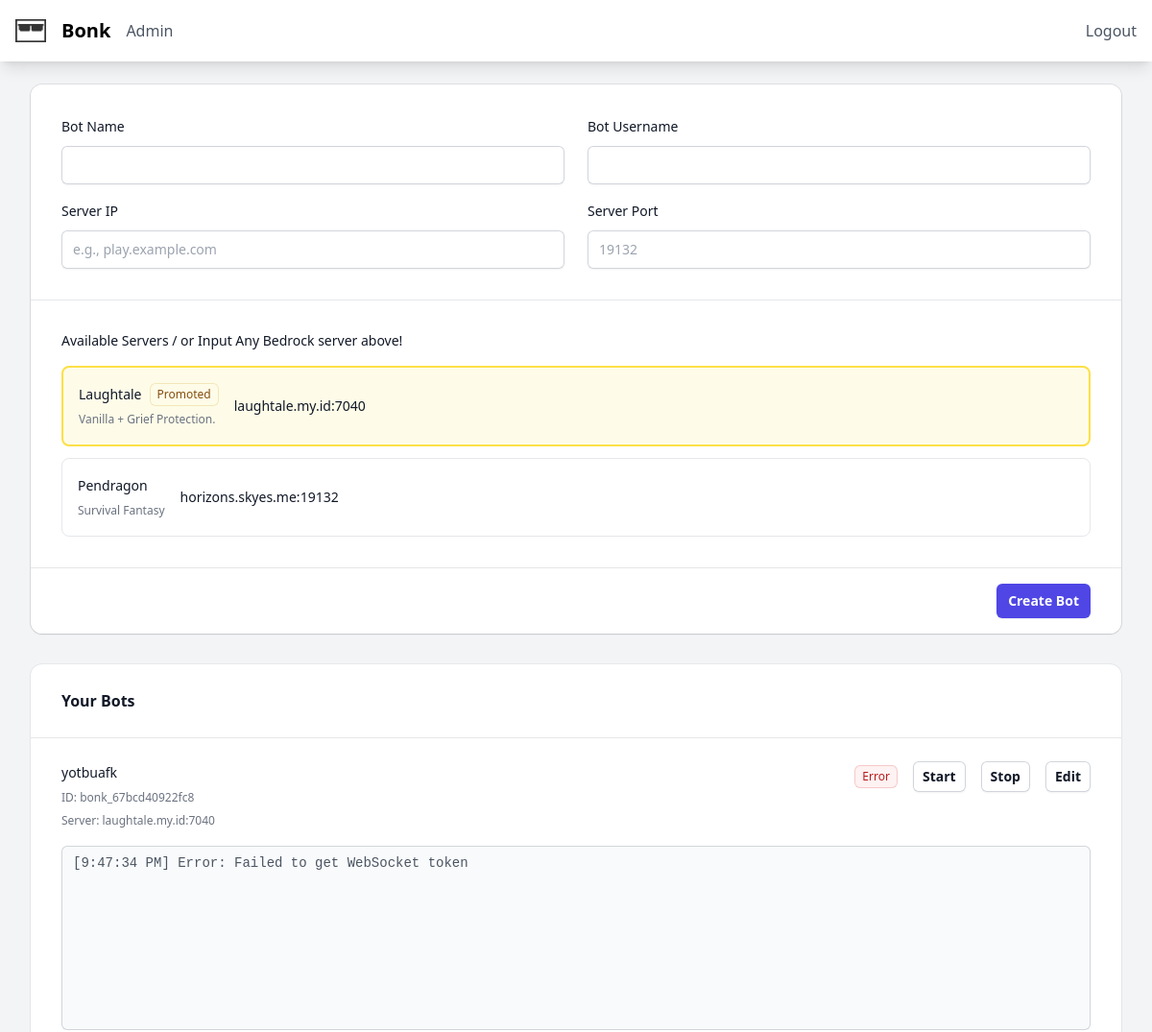
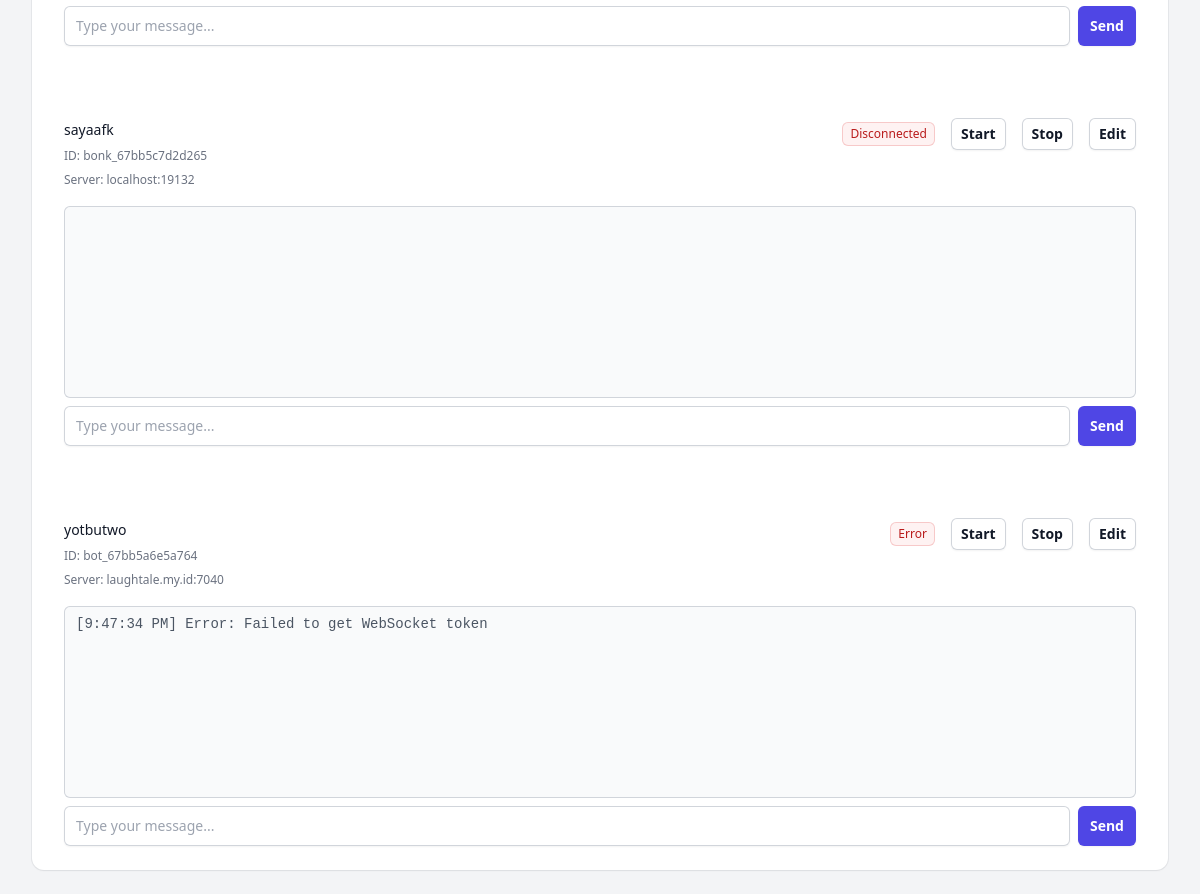
The app's page /dashboard (signed in) with its own data (2 pictures, top to bottom).
### tables this page shows
CREATE TABLE servers (
                id INTEGER PRIMARY KEY AUTOINCREMENT,
                name TEXT NOT NULL,
                ip TEXT NOT NULL,
                port INTEGER NOT NULL,
                description TEXT,
                is_promoted BOOLEAN DEFAULT 0,
                created_at DATETIME DEFAULT CURRENT_TIMESTAMP
            );

CREATE TABLE bots (
    id INTEGER PRIMARY KEY AUTOINCREMENT,
    user_id INTEGER NOT NULL,
    bot_id VARCHAR(50) NOT NULL,
    name VARCHAR(50) NOT NULL,
    server_ip VARCHAR(255) NOT NULL DEFAULT 'localhost',
    server_port INTEGER NOT NULL DEFAULT 19132,
    username VARCHAR(50) NOT NULL,
    is_active BOOLEAN DEFAULT 0,
    created_at DATETIME DEFAULT CURRENT_TIMESTAMP,
    FOREIGN KEY (user_id) REFERENCES users(id),
    UNIQUE(bot_id)
);

### src/config/Database.php (called while the page is built, shortened)
<?php
class Database {
    private static $instance = null;
    private $conn;
    private function __construct() {
        try {
            $this->conn = new PDO('sqlite:' . __DIR__ . '/../../database/bonk.db');
            $this->conn->setAttribute(PDO::ATTR_ERRMODE, PDO::ERRMODE_EXCEPTION);
            $schema = file_get_contents(__DIR__ . '/../../database/schema.sql');
            $this->conn->exec($schema);
        } catch(PDOException $e) {
            die("Connection failed: " . $e->getMessage());
        }
    }
    public static function getInstance() {
        if (self::$instance == null) {
            self::$instance = new Database();
        }
        return self::$instance;
    }
    public function getConnection() {
        return $this->conn;
    }
}

### src/controllers/AdminController.php (called while the page is built, shortened)
<?php
class AdminController {
    public function isAdmin() {
        return isset($_SESSION['user_id']) && $_SESSION['user_id'] === 1;
    }
}

### src/models/Server.php (called while the page is built, shortened)
<?php
class Server {
    private $db;
    public function __construct() {
        $this->db = Database::getInstance()->getConnection();
    }
    private function createTable() {
        $this->db->exec('
            CREATE TABLE IF NOT EXISTS servers (
                id INTEGER PRIMARY KEY AUTOINCREMENT,
                name TEXT NOT NULL,
                ip TEXT NOT NULL,
                port INTEGER NOT NULL,
                description TEXT,
                is_promoted BOOLEAN DEFAULT 0,
                created_at DATETIME DEFAULT CURRENT_TIMESTAMP
            )
        ');
    }
    public function getAll() {
        $stmt = $this->db->query('
            SELECT * FROM servers
            ORDER BY is_promoted DESC, created_at DESC
        ');
        return $stmt->fetchAll(PDO::FETCH_ASSOC);
    }
}

### src/controllers/ServerController.php (called while the page is built, shortened)
<?php
class ServerController {
    private $server;
    public function __construct() {
        $this->server = new Server();
    }
    public function getAll() {
        return $this->server->getAll();
    }
}

### config/node-server.php (called while the page is built)
<?php
return [
    'url' => 'http://localhost:3000',
    'ws_url' => 'ws://localhost:3000',
    'api_key' => 'nsgin0-32894-h-gh-93wh-g3'
];

### src/controllers/AuthController.php (called while the page is built, shortened)
<?php
class AuthController
{
    public function getCurrentUserId()
    {
        return $_SESSION['user_id'] ?? null;
    }
}

### src/controllers/BotController.php (called while the page is built, shortened)
<?php
class BotController {
    private $bot;
    public function __construct() {
        $this->bot = new Bot();
        $this->config = require __DIR__ . '/../../config/node-server.php';
    }
    public function getUserBots($userId) {
        return $this->bot->getUserBots($userId);
    }
}

### src/models/Bot.php (called while the page is built, shortened)
<?php
class Bot {
    private $db;
    public function __construct() {
        $this->db = Database::getInstance()->getConnection();
    }
    public function getUserBots($userId) {
        $stmt = $this->db->prepare('
            SELECT * FROM bots
            WHERE user_id = ?
            ORDER BY created_at DESC
        ');
        $stmt->execute([$userId]);
        return $stmt->fetchAll(PDO::FETCH_ASSOC);
    }
}

### src/views/dashboard.php (the view, shortened to what this page needs)
<?php
$auth = new AuthController();
$admin = new AdminController();
$botController = new BotController();
$serverController = new ServerController();
$userId = $auth->getCurrentUserId();
$bots = $botController->getUserBots($userId);
$servers = $serverController->getAll();
?>
<!DOCTYPE html>
<html lang="en">
<head>
    <link href="/css/style.css" rel="stylesheet">
            <?php $nodeConfig = require __DIR__ . '/../../config/node-server.php'; ?>
</head>
<body class="bg-gray-100">
    <div class="min-h-screen">
        <nav class="bg-white shadow-lg">
            <div class="max-w-7xl mx-auto px-4">
                <div class="flex justify-between h-16">
                    <div class="flex items-center space-x-4">
                        <img src="/images/icon.png" class="w-8" alt="Bonk Logo">
                        <span class="text-xl font-bold">Bonk</span>
                        <?php if ($admin->isAdmin()): ?>
                            <a href="/admin" class="text-gray-600 hover:text-gray-900">Admin</a>
                        <?php endif; ?>
                    </div>
                    <div class="flex items-center space-x-4">
                        <form action="/logout" method="POST">
                            <button type="submit" class="text-gray-600 hover:text-gray-900">Logout</button>
                        </form>
                    </div>
                </div>
            </div>
        </nav>
        <div class="max-w-7xl mx-auto py-6 sm:px-6 lg:px-8">
            <div class="bg-white shadow-sm ring-1 ring-gray-900/5 sm:rounded-xl md:col-span-2">
                <form method="POST" class="bg-white shadow-sm ring-1 ring-gray-900/5 sm:rounded-xl md:col-span-2">
                    <div class="px-4 py-6 sm:p-8">
                        <div class="grid grid-cols-1 gap-x-6 gap-y-4 md:grid-cols-2">
                            <div>
                                <label for="name" class="block text-sm font-medium leading-6 text-gray-900">Bot Name</label>
                                <div class="mt-2">
                                    <input type="text" name="name" id="name" required
                                        class="block w-full rounded-md border-0 px-3 py-2 text-gray-900 shadow-sm ring-1 ring-inset ring-gray-300 placeholder:text-gray-400 focus:ring-2 focus:ring-inset focus:ring-indigo-600 sm:text-sm sm:leading-6">
                                </div>
                            </div>
                            <div>
                                <label for="username" class="block text-sm font-medium leading-6 text-gray-900">Bot Username</label>
                                <div class="mt-2">
                                    <input type="text" name="username" id="username" required
                                        class="block w-full rounded-md border-0 px-3 py-2 text-gray-900 shadow-sm ring-1 ring-inset ring-gray-300 placeholder:text-gray-400 focus:ring-2 focus:ring-inset focus:ring-indigo-600 sm:text-sm sm:leading-6">
                                </div>
                            </div>
                            <div>
                                <label for="server_ip" class="block text-sm font-medium leading-6 text-gray-900">Server IP</label>
                                <div class="mt-2">
                                    <input type="text" name="server_ip" id="server_ip" required placeholder="e.g., play.example.com"
                                        class="block w-full rounded-md border-0 px-3 py-2 text-gray-900 shadow-sm ring-1 ring-inset ring-gray-300 placeholder:text-gray-400 focus:ring-2 focus:ring-inset focus:ring-indigo-600 sm:text-sm sm:leading-6">
                                </div>
                            </div>
                            <div>
                                <label for="server_port" class="block text-sm font-medium leading-6 text-gray-900">Server Port</label>
                                <div class="mt-2">
                                    <input type="number" name="server_port" id="server_port" required min="1" max="65535" placeholder="19132"
                                        class="block w-full rounded-md border-0 px-3 py-2 text-gray-900 shadow-sm ring-1 ring-inset ring-gray-300 placeholder:text-gray-400 focus:ring-2 focus:ring-inset focus:ring-indigo-600 sm:text-sm sm:leading-6">
                                </div>
                            </div>
                        </div>
                    </div>
                    <?php if (!empty($servers)): ?>
                    <div class="px-4 py-6 sm:p-8 border-t border-gray-900/10">
                        <h4 class="text-sm font-medium text-gray-900 mb-4">Available Servers / or Input Any Bedrock server above!</h4>
                        <div class="grid grid-cols-1 gap-3">
                            <?php foreach ($servers as $server): ?>
                            <button type="button"
                                onclick="fillServerDetails('<?php echo htmlspecialchars($server['ip']); ?>', <?php echo htmlspecialchars($server['port']); ?>)"
                                class="relative flex flex-col gap-x-4 p-4 text-left hover:bg-gray-50 rounded-lg <?php echo $server['is_promoted'] ? 'border-2 border-yellow-300 bg-yellow-50' : 'border border-gray-200'; ?>">
                                <div class="flex items-center justify-between gap-x-4">
                                    <div class="min-w-0">
                                        <div class="flex items-center gap-x-2">
                                            <span class="truncate text-sm font-medium leading-6 text-gray-900"><?php echo htmlspecialchars($server['name']); ?></span>
                                            <?php if ($server['is_promoted']): ?>
                                            <span class="inline-flex items-center rounded-md bg-yellow-50 px-2 py-1 text-xs font-medium text-yellow-800 ring-1 ring-inset ring-yellow-600/20">
                                                Promoted
                                            </span>
                                            <?php endif; ?>
                                        </div>
                                        <div class="mt-1 flex items-center gap-x-2 text-xs leading-5 text-gray-500">
                                            <p class="truncate"><?php echo htmlspecialchars($server['description']); ?></p>
                                        </div>
                                    </div>
                                    <div class="flex flex-none items-center gap-x-4">
                                        <div class="hidden sm:flex sm:flex-col sm:items-end">
                                            <p class="text-sm leading-6 text-gray-900"><?php echo htmlspecialchars($server['ip']); ?>:<?php echo htmlspecialchars($server['port']); ?></p>
                                        </div>
                                    </div>
                                </div>
                            </button>
                            <?php endforeach; ?>
                        </div>
                    </div>
                    <?php endif; ?>
                    <div class="flex items-center justify-end gap-x-6 border-t border-gray-900/10 px-4 py-4 sm:px-8">
                        <button type="submit"
                            class="rounded-md bg-indigo-600 px-3 py-2 text-sm font-semibold text-white shadow-sm hover:bg-indigo-500 focus-visible:outline focus-visible:outline-2 focus-visible:outline-offset-2 focus-visible:outline-indigo-600">
                            Create Bot
                        </button>
                    </div>
                </form>
            </div>
            <div class="mt-8 bg-white shadow-sm ring-1 ring-gray-900/5 sm:rounded-xl">
                <div class="border-b border-gray-900/10 px-4 py-6 sm:px-8">
                    <h2 class="text-base font-semibold leading-7 text-gray-900">Your Bots</h2>
                </div>
                <div class="grid grid-cols-1 gap-6">
                    <?php foreach ($bots as $bot): ?>
                    <div class="px-4 py-6 sm:px-8">
                        <div class="flex justify-between items-start mb-4 gap-4 flex-col sm:flex-row">
                            <div>
                                <h3 class="text-sm font-medium leading-6 text-gray-900"><?php echo htmlspecialchars($bot['name']); ?></h3>
                                <div class="mt-1 flex flex-col gap-y-1 text-xs leading-5 text-gray-500">
                                    <p>ID: <?php echo htmlspecialchars($bot['bot_id']); ?></p>
                                    <p>Server: <?php echo htmlspecialchars($bot['server_ip']); ?>:<?php echo htmlspecialchars($bot['server_port']); ?></p>
                                </div>
                            </div>
                            <div class="flex items-center space-x-4">
                                <span id="status-<?php echo htmlspecialchars($bot['bot_id']); ?>"
                                    class="inline-flex items-center rounded-md px-2 py-1 text-xs font-medium <?php echo $bot['is_active'] ? 'bg-green-50 text-green-700 ring-1 ring-inset ring-green-600/20' : 'bg-red-50 text-red-700 ring-1 ring-inset ring-red-600/20'; ?>">
                                    <?php echo $bot['is_active'] ? 'Connected' : 'Disconnected'; ?>
                                </span>
                                <button onclick="botManager.startBot('<?php echo htmlspecialchars($bot['bot_id']); ?>', document.getElementById('status-<?php echo htmlspecialchars($bot['bot_id']); ?>'), document.getElementById('logs-<?php echo htmlspecialchars($bot['bot_id']); ?>'))"
                                    class="rounded-md bg-white px-2.5 py-1.5 text-sm font-semibold text-gray-900 shadow-sm ring-1 ring-inset ring-gray-300 hover:bg-gray-50">
                                    Start
                                </button>
                                <button onclick="botManager.stopBot('<?php echo htmlspecialchars($bot['bot_id']); ?>', document.getElementById('status-<?php echo htmlspecialchars($bot['bot_id']); ?>'), document.getElementById('logs-<?php echo htmlspecialchars($bot['bot_id']); ?>'))"
                                    class="rounded-md bg-white px-2.5 py-1.5 text-sm font-semibold text-gray-900 shadow-sm ring-1 ring-inset ring-gray-300 hover:bg-gray-50">
                                    Stop
                                </button>
                                <button onclick="openEditModal('<?php echo htmlspecialchars($bot['bot_id']); ?>')"
                                    class="rounded-md bg-white px-2.5 py-1.5 text-sm font-semibold text-gray-900 shadow-sm ring-1 ring-inset ring-gray-300 hover:bg-gray-50">
                                    Edit
                                </button>
                            </div>
                        </div>
                        <div id="logs-<?php echo htmlspecialchars($bot['bot_id']); ?>"
                            class="font-mono text-xs bg-gray-50 px-3 py-2 h-48 overflow-y-auto rounded-md ring-1 ring-inset ring-gray-300">
                        </div>
                        <div class="mt-2 flex items-center gap-2">
                            <input type="text" id="chat-input-<?php echo htmlspecialchars($bot['bot_id']); ?>" class="block w-full rounded-md border-0 px-3 py-2 text-gray-900 shadow-sm ring-1 ring-inset ring-gray-300 placeholder:text-gray-400 focus:ring-2 focus:ring-inset focus:ring-indigo-600 sm:text-sm sm:leading-6" placeholder="Type your message..." onkeydown="if(event.key === 'Enter') { botManager.sendChatMessage('<?php echo htmlspecialchars($bot['bot_id']); ?>'); }">
                            <button onclick="botManager.sendChatMessage('<?php echo htmlspecialchars($bot['bot_id']); ?>')" class="rounded-md bg-indigo-600 px-3 py-2.5 text-sm font-semibold text-white shadow-sm hover:bg-indigo-500 focus-visible:outline focus-visible:outline-2 focus-visible:outline-offset-2 focus-visible:outline-indigo-600">Send</button>
                        </div>
                    </div>
                    <?php endforeach; ?>
                </div>
            </div>
        </div>
    </div>
</body>
</html>

### records on screen
servers: name "Laughtale", is_promoted "Promoted", description "Vanilla + Grief Protection.", ip "laughtale.my.id", port "7040"
servers: name "Pendragon", description "Survival Fantasy", ip "horizons.skyes.me", port "19132"
bots: name "yotbuafk", bot "bonk_67bcd40922fc8", server_ip "laughtale.my.id", server_port "7040"
bots: name "sayaafk", bot "bonk_67bb5c7d2d265", server_ip "localhost", server_port "19132", is_active "Disconnected"
bots: name "yotbutwo", bot "bot_67bb5a6e5a764", server_ip "laughtale.my.id", server_port "7040"
